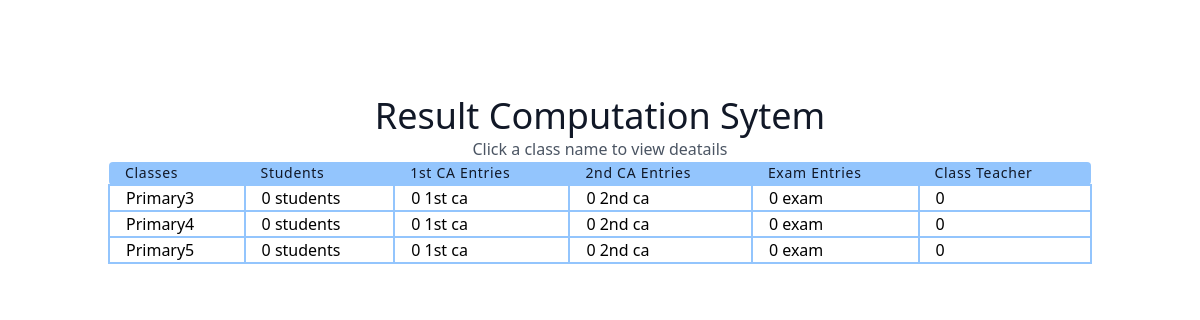
Screenshot of /classList/ with the database file from the repository.
### result/models.py (models this page shows, shortened)
class all_class(models.Model):
    user = models.ForeignKey(User, on_delete=models.SET_NULL, null=True)
    className = models.CharField(max_length=100 , unique=True)
    section = models.ForeignKey(section, on_delete=models.SET_NULL, null=True)
    complete = models.BooleanField(default=False)
    date = models.DateTimeField(auto_now_add=True)
    class Meta:
        ordering = ['className']

### result/views.py (the view)
# urls.py: path('classList/', classList.as_view(), name='classList'),
class classList(ListView):
    model = all_class
    context_object_name = 'all_class'
    template_name = 'result/classList.html'

### result/templates/result/classList.html (shortened to what this page needs)
<script src="https://cdn.tailwindcss.com"></script>
<link rel="stylesheet" href="https://cdn.tailgrids.com/tailgrids-fallback.css" />
<section class="text-gray-600 body-font">
   <div class="container px-5 py-24 mx-auto">
     <div class="flex flex-col text-center w-full">
       <h1 class="sm:text-4xl text-3xl font-medium title-font text-gray-900">Result Computation Sytem</h1>
       <p class=" mx-auto leading-relaxed text-base">Click a class name to view deatails</p>
     </div>
     <div class="w-full mx-auto">
       <table class="table-auto w-full text-left whitespace-no-wrap">
         <thead>
           <tr>
             <th class="px-4 title-font tracking-wider font-medium text-gray-900 text-sm bg-blue-300 rounded-tl rounded-bl">Classes</th>
             <th class="px-4 title-font tracking-wider font-medium text-gray-900 text-sm bg-blue-300">Students</th>
             <th class="px-4 title-font tracking-wider font-medium text-gray-900 text-sm bg-blue-300">1st CA Entries</th>
             <th class="px-4 title-font tracking-wider font-medium text-gray-900 text-sm bg-blue-300">2nd CA Entries</th>
               <th class="px-4 title-font tracking-wider font-medium text-gray-900 text-sm bg-blue-300">Exam Entries</th>
             <th class="px-4 title-font tracking-wider font-medium text-gray-900 text-sm bg-blue-300 rounded-tr rounded-br">Class Teacher</th>
           </tr>
         </thead>
         <tbody>
            {% for class in all_class %}
           <tr>
             <td class="hover:bg-green-300 px-4 border-2 border-blue-300">
               <a href="{% url 'result:classDetails' class.id %}">
                {{ class.className }}
              </a>
            </td>
             <td class="px-4 border-2 border-blue-300">0 students</td>
             <td class="px-4 border-2 border-blue-300">0 1st ca</td>
             <td class="px-4 border-2 border-blue-300">0 2nd ca</td>
             <td class="px-4 border-2 border-blue-300">0 exam</td>
             <td class="px-4 border-2 border-blue-300">0 </td>
           </tr>
           {% empty %}
             <h1 class="text-gray-900">No Results</h1>
             {% endfor %}
         </tbody>
       </table>
     </div>
   </div>
 </section>

### rows the page displays
all_class: className "Primary3"
all_class: className "Primary4"
all_class: className "Primary5"
